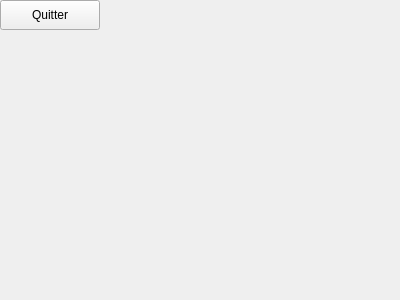
<?xml version="1.0" encoding="UTF-8"?>
<ui version="4.0">
 <class>Widget</class>
 <widget class="QWidget" name="Widget">
  <property name="geometry">
   <rect>
    <x>0</x>
    <y>0</y>
    <width>400</width>
    <height>300</height>
   </rect>
  </property>
  <property name="windowTitle">
   <string>Widget</string>
  </property>
  <widget class="QPushButton" name="pushButton">
   <property name="geometry">
    <rect>
     <x>0</x>
     <y>0</y>
     <width>100</width>
     <height>30</height>
    </rect>
   </property>
   <property name="text">
    <string>Quitter</string>
   </property>
  </widget>
 </widget>
 <layoutdefault spacing="6" margin="11"/>
 <resources/>
 <connections/>
</ui>
